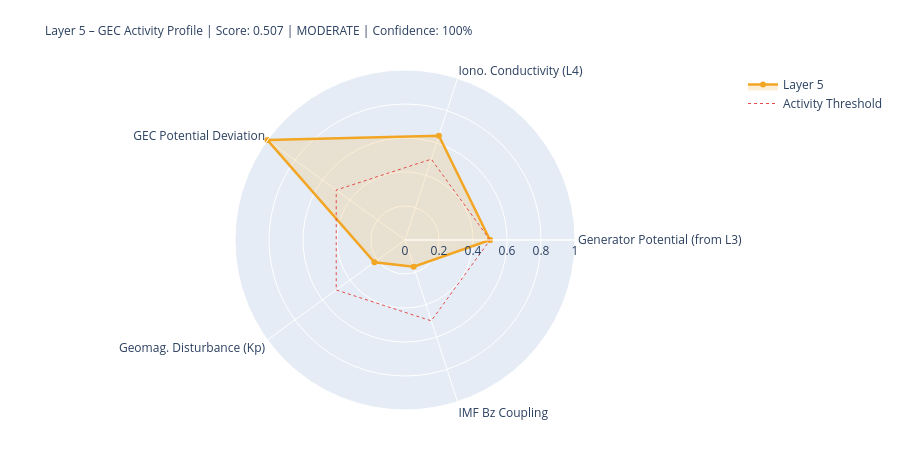

The code cell stored with this chart in its notebook:
### Markdown cell above
---
## 5. State Assessment & Handoff to Layer 6

### Code cell
# ============================================================
# LAYER-5-SCORE
# ============================================================

# Components
# 1) Generator activity (Layer-3-driven)
gen_score = norm(generator_strength, 0.3, 2.0)
gen_src   = 'from_layer3' if l3_thunder_score is not None else 'estimated'

# 2) Ionospheric conductivity (Layer-4-driven)
iono_score = norm(iono_cond_factor, 0.7, 1.4)
iono_src   = 'from_layer4' if l4_ioniz is not None else 'estimated'

# 3) GEC potential deviation from reference
pot_score = norm(abs(delta_V_pct), 0, 30)  # 0 = at reference, 1 = 30% deviation
pot_src   = 'derived'

# 4) Geomagnetic disturbance (Kp) – modulates vertical currents
kp_score = norm(kp_val, 0, 9)
kp_src   = 'primary' if kp_now is not None else 'from_layer4'

# 5) IMF Bz coupling (southward = stronger M-I coupling → GEC influence)
bz_score = norm(-(bz_now or 0), -5, 30) if bz_now is not None else None
bz_src   = 'primary' if bz_now is not None else 'missing'

COMPONENTS = {
    'Generator Potential (from L3)':  {'score': gen_score,   'source': 'derived_from_layer3', 'dynamic': True},
    'Iono. Conductivity (L4)':      {'score': iono_score,  'source': iono_src, 'dynamic': True},
    'GEC Potential Deviation':      {'score': pot_score,   'source': pot_src,  'dynamic': True},
    'Geomag. Disturbance (Kp)':         {'score': kp_score,    'source': kp_src,   'dynamic': True},
    'IMF Bz Coupling':               {'score': bz_score,    'source': bz_src,   'dynamic': True},
}

available   = {k: v['score'] for k, v in COMPONENTS.items() if v['score'] is not None}
unavailable = [k for k, v in COMPONENTS.items() if v['score'] is None]
layer5_score = round(sum(available.values()) / len(available), 4) if available else None
confidence   = round(len(available) / len(COMPONENTS), 2)
level = ('unknown' if layer5_score is None
         else 'quiet'   if layer5_score < 0.3
         else 'moderate' if layer5_score < 0.6
         else 'active')
dominant_l5 = max(available, key=available.get) if available else 'none'

# Kp consistency: separate 1-min raw value from score value
kp_1m_raw   = kp_now          # directly from API (can be 0.0 during live measurement)
kp_for_score = kp_val          # from Layer-0 context or estimated value if needed
kp_score_src = kp_src

W = 68
print('=' * W)
print('LAYER 5 – GLOBAL ELECTRIC CIRCUIT – STATE ASSESSMENT')
print('=' * W)
for name, comp in COMPONENTS.items():
    s = comp['score']
    if s is not None:
        bar = '█' * int(s*20) + '░' * (20-int(s*20))
        print(f'  {name:<34} {bar}  {s:.3f}  [{comp["source"]}]')
    else:
        print(f'  {name:<34} {"─"*20}  n/a   [missing]')
print('-' * W)
print(f'  Score:         {layer5_score:.3f}  ({len(available)}/{len(COMPONENTS)} components)')
print(f'  Confidence:    {confidence:.0%}')
print(f'  Level:         {level.upper()}')
print(f'  Dominant:      {dominant_l5}')
print(f'  V_iono:        {V_iono_mod:.1f} kV  (Δ {delta_V_pct:+.1f}% vs. Ref)')
print(f'  I_total:       {I_total_mod:.1f} A   (Δ {delta_I_pct:+.1f}% vs. Ref)')
print('=' * W)

# Radar
cats   = list(available.keys())
vals_r = list(available.values())
if len(cats) >= 3:
    fig = go.Figure()
    fig.add_trace(go.Scatterpolar(
        r=vals_r + [vals_r[0]], theta=cats + [cats[0]],
        fill='toself', fillcolor='rgba(242,166,35,0.18)',
        line=dict(color='#F2A623', width=2.5), name='Layer 5'
    ))
    fig.add_trace(go.Scatterpolar(
        r=[0.5]*(len(cats)+1), theta=cats+[cats[0]],
        line=dict(color='#E24B4A', dash='dot', width=1),
        mode='lines', name='Activity Threshold'
    ))
    fig.update_layout(
        title=dict(
            text=f'Layer 5 – GEC Activity Profile | Score: {layer5_score:.3f} | {level.upper()} | Confidence: {confidence:.0%}',
            font=dict(size=12)
        ),
        polar=dict(radialaxis=dict(visible=True, range=[0,1])),
        height=450, showlegend=True,
        margin=dict(l=80, r=80, t=70, b=40)
    )
    fig.show()

### Figure 1 — Plotly figure (JSON) as saved in the notebook; plotly's stock layout.template omitted (floating-point values rounded to 4 significant figures)
{"data": [{"fill": "toself", "fillcolor": "rgba(242,166,35,0.18)", "line": {"color": "#F2A623", "width": 2.5}, "name": "Layer 5", "r": [0.5, 0.6454, 1.0, 0.2222, 0.1654, 0.5], "theta": ["Generator Potential (from L3)", "Iono. Conductivity (L4)", "GEC Potential Deviation", "Geomag. Disturbance (Kp)", "IMF Bz Coupling", "Generator Potential (from L3)"], "type": "scatterpolar"}, {"line": {"color": "#E24B4A", "dash": "dot", "width": 1}, "mode": "lines", "name": "Activity Threshold", "r": [0.5, 0.5, 0.5, 0.5, 0.5, 0.5], "theta": ["Generator Potential (from L3)", "Iono. Conductivity (L4)", "GEC Potential Deviation", "Geomag. Disturbance (Kp)", "IMF Bz Coupling", "Generator Potential (from L3)"], "type": "scatterpolar"}], "layout": {"height": 450, "margin": {"b": 40, "l": 80, "r": 80, "t": 70}, "polar": {"radialaxis": {"range": [0, 1], "visible": true}}, "showlegend": true, "title": {"font": {"size": 12}, "text": "Layer 5 – GEC Activity Profile | Score: 0.507 | MODERATE | Confidence: 100%"}}}
